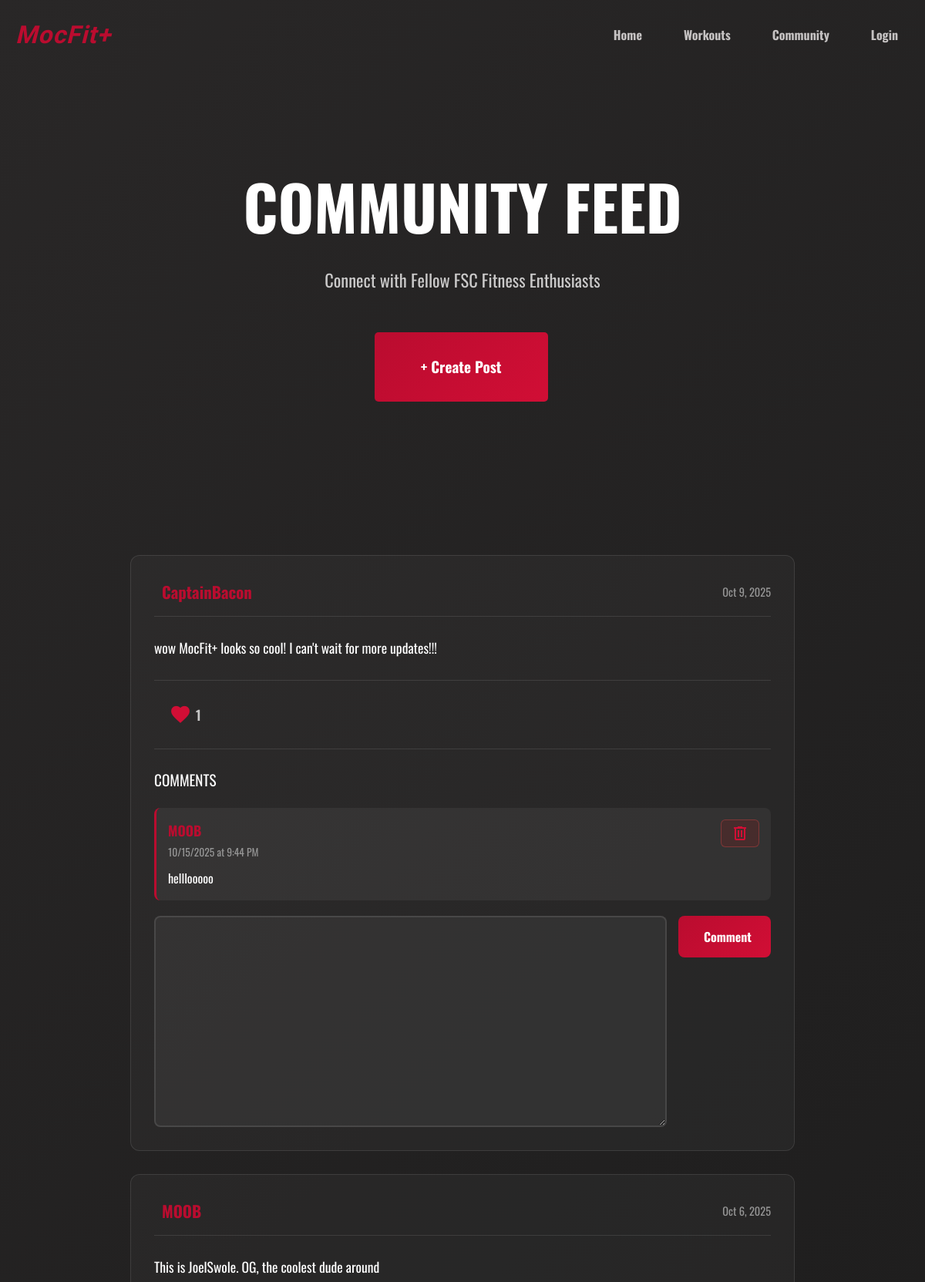
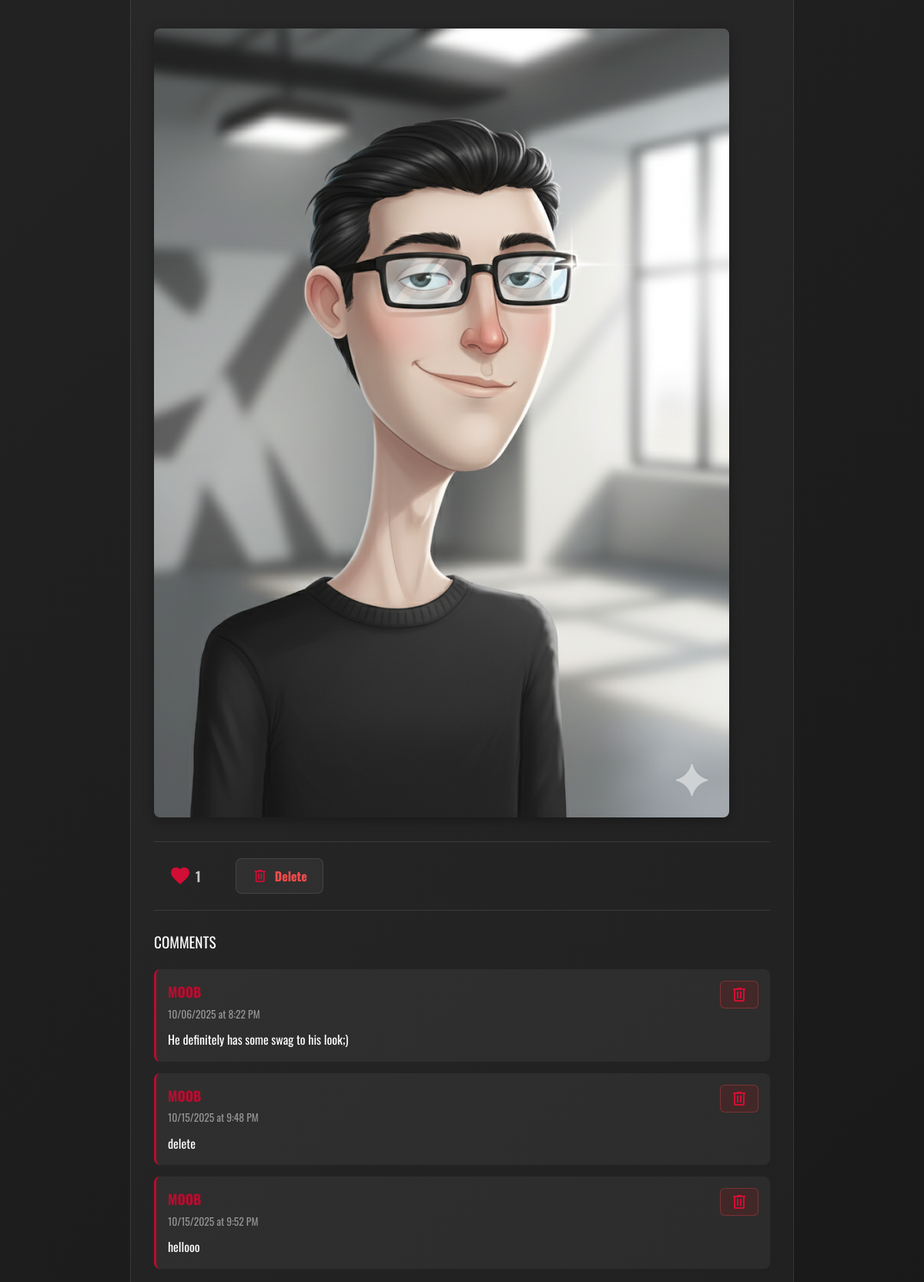
Page /community/ (signed in, upper part) on the committed database (2 pictures, top to bottom).
### community_page/models.py (models this page shows, shortened)
class Post(models.Model):
    author = models.ForeignKey(User, on_delete=models.CASCADE, related_name='posts')
    content = models.TextField(blank=True)
    image = models.ImageField(upload_to='posts/', blank=True, null=True)
    created_at = models.DateTimeField(auto_now_add=True)
    likes = models.ManyToManyField(User, related_name='liked_posts', blank=True)
    def total_likes(self):
        return self.likes.count()

class Comment(models.Model):
    post = models.ForeignKey(Post, on_delete=models.CASCADE, related_name='comments')
    author = models.ForeignKey(User, on_delete=models.CASCADE)
    content = models.TextField()
    created_at = models.DateTimeField(auto_now_add=True)

### community_page/views.py (the view)
# urls.py: path('', views.index, name='community_home'),
def index(request):
    posts = Post.objects.annotate(
        like_count=Count('likes')
    ).order_by('-like_count', '-created_at')
    comment_form = CommentForm()
    return render(request, 'community_page/index.html', {
        'posts': posts,
        'comment_form': comment_form
    })

### community_page/forms.py
class CommentForm(forms.ModelForm):
    class Meta:
        model = Comment
        fields = ['content']

### community_page/templates/community_page/index.html (shortened to what this page needs)
<!DOCTYPE html>
<html lang="en">
<head>
    {% load static %}
    <link rel="stylesheet" href="{% static '/home/style.css' %}">
    <link rel="stylesheet" href="{% static '/community/community.css' %}">
</head>
<body>
    <nav class="navbar">
        <div class="nav-container">
            <a href="/" class="logo">MocFit+</a>
            <ul class="nav-links">
                <li><a href="/">Home</a></li>
                <li><a href="/workouts/">Workouts</a></li>
                <li><a href="/community/">Community</a></li>
                <li><a href="/accounts/">Login</a></li>
            </ul>
        </div>
    </nav>
    <section class="community-hero">
        <div class="hero-content">
            <h1>Community Feed</h1>
            <h2>Connect with Fellow FSC Fitness Enthusiasts</h2>
            {% if user.is_authenticated %}
                <a href="{% url 'create_post' %}" style="padding: 30px 60px; font-size: 1.2rem; background: linear-gradient(135deg, #ba0c2f, #d10e35); color: white; text-decoration: none; display: inline-block; font-weight: bold; border-radius: 5px;">+ Create Post</a>
            {% else %}
                <p class="login-prompt">Please <a href="/accounts/">login</a> to create posts and join the conversation</p>
            {% endif %}
        </div>
    </section>
    <section class="posts-section">
        <div class="posts-container">
            {% for post in posts %}
            <div class="post-card">
                <div class="post-header">
                    <div class="author-info">
                        <h3>{{ post.author.username }}</h3>
                    </div>
                    <p class="post-date">{{ post.created_at|date:"M j, Y" }}</p>
                </div>
                <div class="post-content">
                    <p>{{ post.content }}</p>
                    {% if post.image %}
                        <img src="{{ post.image.url }}" alt="Post image" class="post-image">
                    {% endif %}
                </div>
                <div class="post-actions">
                    {% if user.is_authenticated %}
                        <form action="{% url 'like_post' post.id %}" method="post" class="like-form" data-post-id="{{ post.id }}">
                            <button type="button" class="action-btn like-btn {% if user in post.likes.all %}liked{% endif %}">
                                <i class="material-symbols-outlined">favorite</i>
                                <span class="like-count">{{ post.total_likes }}</span>
                            </button>
                        </form>
                    {% else %}
                        <span class="action-btn">
                            <i class="material-symbols-outlined"></i>
                            <span>{{ post.total_likes }}</span>
                        </span>
                    {% endif %}
                    {% if user == post.author %}
                    <form action="{% url 'delete_post' post.id %}" method="post" class="delete-form" data-post-id="{{ post.id }}">
                        <button type="button" class="action-btn delete-btn">
                            <i class="material-symbols-outlined">delete</i>
                            <span>Delete</span>
                        </button>
                    </form>
                    {% endif %}
                </div>
                <div class="comments-section">
                    <h4>Comments</h4>
                    <div class="comments-list">
                        {% for comment in post.comments.all %}
                            <div class="comment">
                                <div class="comment-header">
                                    <div class="comment-author-info">
                                        <strong>{{ comment.author.username }}</strong>
                                        <span class="comment-date">{{ comment.created_at|date:"m/d/Y" }} at {{ comment.created_at|date:"g:i A" }}</span>
                                    </div>
                                    {% if user == comment.author %}
                                        <form action="{% url 'delete_comment' comment.id %}" method="post" class="delete-comment-form" data-comment-id="{{ comment.id }}">
                                            <button type="button" class="delete-comment-btn">
                                                <i class="material-symbols-outlined">delete</i>
                                            </button>
                                        </form>
                                    {% endif %}
                                </div>
                                <p>{{ comment.content }}</p>
                            </div>
                        {% empty %}
                            <p class="no-comments">No comments yet. Be the first to comment!</p>
                        {% endfor %}
                    </div>
                    {% if user.is_authenticated %}
                    <form action="{% url 'add_comment' post.id %}" method="post" class="comment-form">
                        {{ comment_form.content }}
                        <button type="submit" class="comment-submit-btn">
                            Comment
                        </button>
                    </form>
                    {% endif %}
                </div>
            </div>
            {% empty %}
            <div class="no-posts">
                <i class="material-symbols-outlined"></i>
                <h2>No posts yet</h2>
                <p>Be the first to share something with the community!</p>
            </div>
            {% endfor %}
        </div>
    </section>
</body>
</html>

### mocfit/home/static/home/style.css (style rules this page uses)
body { line-height: 1.6; margin: 0px !important; background: linear-gradient(135deg, #292727 0%, #101111 100%); padding: 0px !important; font-family: 'Oswald'; }
h1 { font-size: 2rem; font-weight: normal; margin: 0px; padding: 20px 0 0 0; line-height: 1.2; text-align:center; color: white; text-transform: uppercase; }
h4 { font-size: 1.3rem; margin-bottom: 2.5rem; color: #666; font-weight: 400; text-align: center; }
section { min-height: 75vh; }
.navbar { background: transparent; position:fixed; top:0; width: 100%; z-index:1000; transition: all 0.3s ease; }
.nav-container { max-width: 1400px; margin: 0 auto; display: flex; justify-content: space-between; align-items: center; padding: 20px 20px; }
.logo { font-family: 'Michroma'; font-size: 2rem; letter-spacing: 1px; font-style: italic; font-weight: bold;; }
.navbar a { text-decoration: none; color: #ba0c2f; }
.nav-links { display: flex; gap: 40px; list-style: none; color: rgb(202, 201, 201); }
.nav-links a { position: relative; font-weight: bold; display: inline-block; padding: 10px 15px; text-decoration: none; color: rgb(197, 194, 194); transition: color 0.3s ease; z-index: 1; }
.nav-links { list-style: none; display: flex; align-items: center; margin: 0; gap: 1.5rem; padding: 0px !important; background: transparent; }
.nav-links li { display: inline-block; font-size: 1rem; }
i { color: #d10e35; font-size: 25px; }

### rows in the picture
Post: author.username "CaptainBacon", created_at "Oct 9, 2025", content "wow MocFit+ looks so cool! I can't wait for more updates!!!", total_likes "1"
Comment: created_at "10/15/2025", created_at "9:44 PM", content "helllooooo"
Post: author.username "MOOB", created_at "Oct 6, 2025", content "This is JoelSwole. OG, the coolest dude around", image (picture), total_likes "1"
Comment: author.username "MOOB", created_at "10/06/2025", created_at "8:22 PM", content "He definitely has some swag to his look;)"
Comment: author.username "MOOB", created_at "10/15/2025", created_at "9:48 PM", content "delete"
Comment: author.username "MOOB", created_at "10/15/2025", created_at "9:52 PM", content "hellooo"
